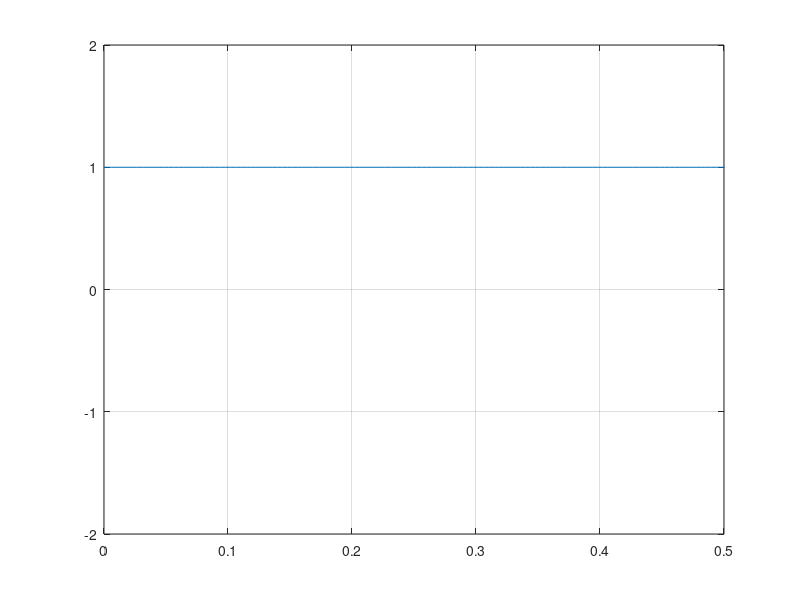

MATLAB code for this plot:
 %Se va genera un semnal cu rezolutie temporara de 2ms, 20ms, 200ms pentru un
%semnal continuu de tipul:
%3. Semnal dreptunghiular multinivel, aleator ? Durata fiec?rui 
%nivel: 0,25 s.Nivelurile 

%a) {-1, 1} 

%Rezolutie temporara 200ms. punctul a) 
%analog pentru 20ms 2ms doar ca se modifica __ din t=0:0.02/0.2:__
t=0:0.002:0.502;%variabila timp necesara pentru a afisa 2 nivele aleatoare
i=1;%contor
n=[-1,1] ; %nivelele semnalului
pozitia=randi(length(n)); %cu functia randi extrag o pozitie aleatoare din n
Nivel_aleator=n(pozitia);%nivel_aleator ia valoarea din pozitia extrasa
v1=zeros(1,126); %t=0:0.002:0.25, de la 0 la 0.25 cu pasul de 0.02 sunt 126

for i=1:1:126 
    v1(i)=Nivel_aleator;  %umplu primul vector cu un nivel aleator
end
   
v2=zeros(1,126);
pozitia=randi(length(n));
Nivel_aleator=n(pozitia);
for i=1:1:126
    v2(i)=Nivel_aleator; %umplu al doi-lea vector cu un nivel aleator
end


V=[v1,v2];%concatenez vectorii 
plot(t,V),grid,axis([0 0.5 -2 2]);%afisez graficul V=f(t);